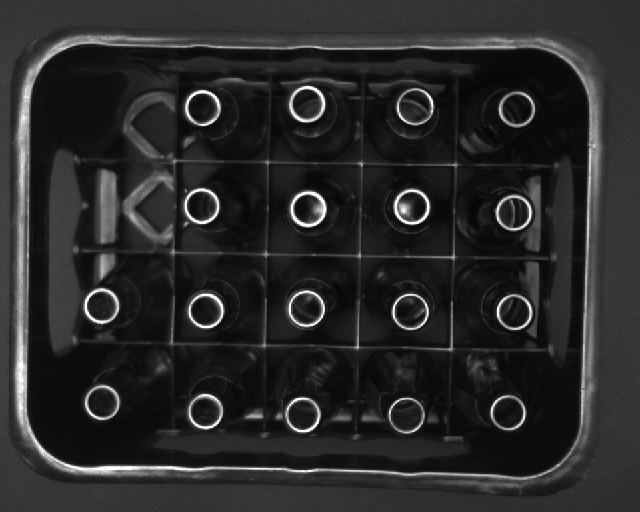
%> input picture bottlesCounting/inputs/bottle_crate_02.png, 640 x 512 px
$ octave bottelecode.m   (GNU Octave 9; MATLAB toolbox functions it lacks are replaced by stand-ins)
%> lines starting %> are read from the running program, lines starting %| are printed output that depends on the picture; in (x1, y1, x2, y2) boxes, pixels count from 0 and x2, y2 are one past the last pixel; in counts of white or black regions, pixels touching at a corner belong together; the program's own positions count from 1
disp("Momin")
im = imread('C:\Users\z2m09\Desktop\bottles\inputs\bottle_crate_02.png');
%> im is the input picture: size 512x640 uint8; min 6, max 255, mean 41.5
u = graythresh(im);
%> u = 0.353
im2 = im2bw(im,u);
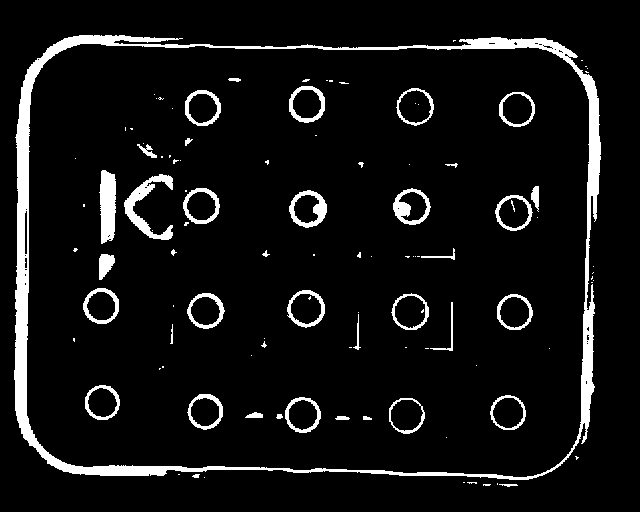
%> im2: size 512x640 logical; 7.3% white; 108 white regions (69 under 20 px), largest, box (x1, y1, x2, y2) and area: (14, 35, 601, 480) 13505, (99, 170, 116, 244) 1013, (124, 174, 173, 240) 1013
circ_1 = 1350; % aprox area of one circle
area_image=bwarea(im2); %area of all circles
%> area_image = 24307.2
N_circles = floor(area_image/circ_1)
%> N_circles = 18
disp(N_circles)
%| 18

% [152 lines left out: function segmentImage, not called in this run]

$ run again, with bottlesCounting/inputs/bottle_crate_01.png copied over bottlesCounting/inputs/bottle_crate_02.png
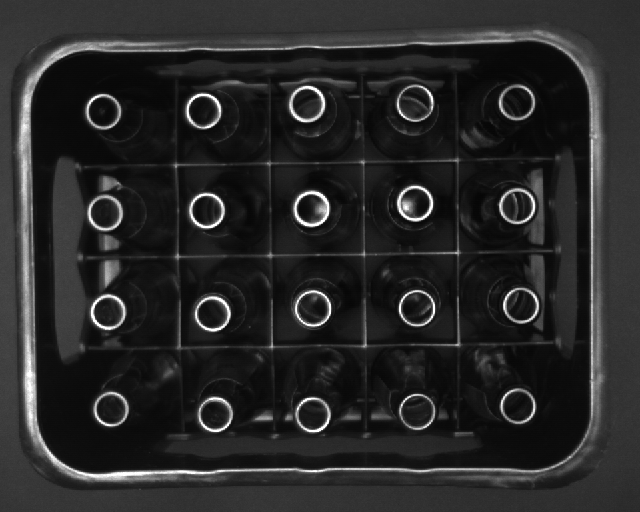
%> input picture bottlesCounting/inputs/bottle_crate_01.png, 640 x 512 px
%> im is the input picture: size 512x640 uint8; min 6, max 255, mean 40.3
%> u = 0.365
%> `im2 = im2bw(im,u);`:
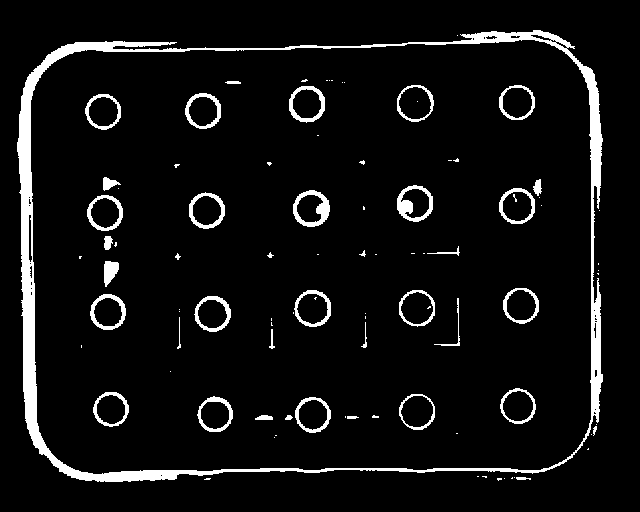
%> im2: size 512x640 logical; 6.6% white; 94 white regions (55 under 20 px), largest, box (x1, y1, x2, y2) and area: (17, 30, 603, 482) 12892, (293, 190, 330, 227) 558, (397, 185, 433, 222) 541
%> area_image = 22074.4
%> N_circles = 16
%| 16

$ run again, with bottlesCounting/inputs/bottle_crate_04.png copied over bottlesCounting/inputs/bottle_crate_02.png
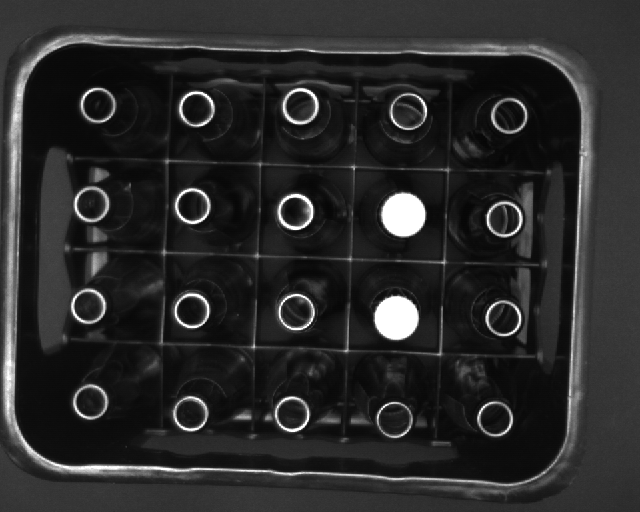
%> input picture bottlesCounting/inputs/bottle_crate_04.png, 640 x 512 px
%> im is the input picture: size 512x640 uint8; min 6, max 255, mean 42.2
%> u = 0.4
%> `im2 = im2bw(im,u);`:
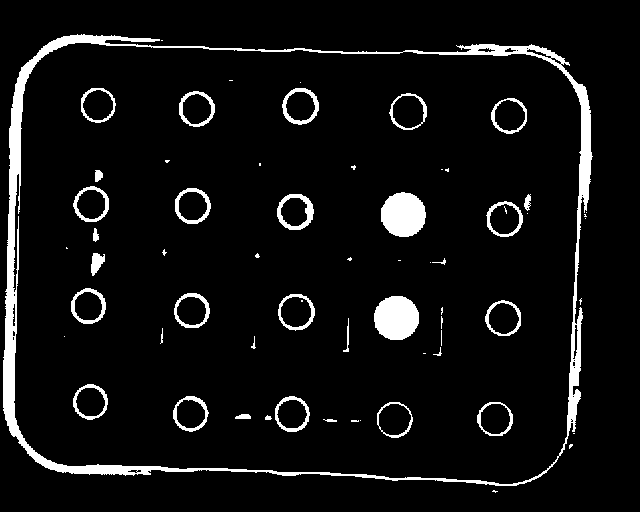
%> im2: size 512x640 logical; 6.6% white; 64 white regions (31 under 20 px), largest, box (x1, y1, x2, y2) and area: (3, 34, 593, 486) 11541, (381, 192, 426, 237) 1586, (374, 296, 419, 340) 1580
%> area_image = 22043.8
%> N_circles = 16
%| 16
